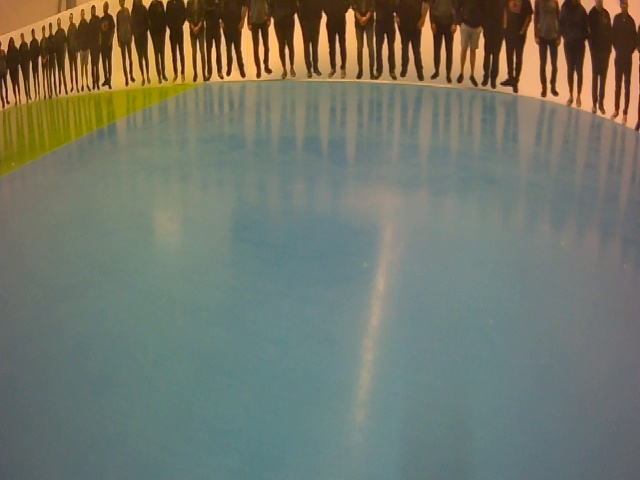
#> input picture camera_examples/camera_calibration_images/102.jpg, 640 x 480 px; its folder holds 4 pictures in this run
$ python camera_calibrator.py
#> lines starting #> are read from the running program, lines starting #| are printed output that depends on the picture; after the words box and inside, x2 and y2 are one past the last pixel; in counts of white or black regions, pixels touching at a corner belong together
# Import required modules
import cv2
import numpy as np
import os
import glob


# Define the dimensions of checkerboard
CHECKERBOARD = (6, 4)


# stop the iteration when specified
# accuracy, epsilon, is reached or
# specified number of iterations are completed.
criteria = (cv2.TERM_CRITERIA_EPS + cv2.TERM_CRITERIA_MAX_ITER, 30, 0.001)


# Vector for 3D points
threedpoints = []

# Vector for 2D points
twodpoints = []


# 3D points real world coordinates
objectp3d = np.zeros((1, CHECKERBOARD[0] * CHECKERBOARD[1], 3), np.float32)
objectp3d[0, :, :2] = np.mgrid[0 : CHECKERBOARD[0], 0 : CHECKERBOARD[1]].T.reshape(-1, 2)
prev_img_shape = None


# Extracting path of individual image stored
# in a given directory. Since no path is
# specified, it will take current directory
# jpg files alone
image_path = os.path.join(os.path.dirname(__file__), "camera_calibration_images")
images = glob.glob1(image_path, "*.jpg")

for filename in images:
    image = cv2.imread(os.path.join(image_path, filename))
#> image is the input picture: shape (480, 640, 3); mean B, G, R 105.2, 118.8, 114.9
    grayColor = cv2.cvtColor(image, cv2.COLOR_BGR2GRAY)
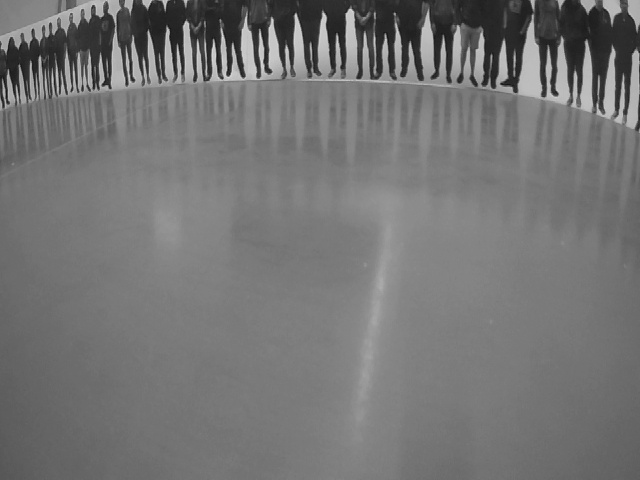
#> grayColor: shape (480, 640); min 16, max 223, mean 116.1

    # Find the chess board corners
    # If desired number of corners are
    # found in the image then ret = true
    ret, corners = cv2.findChessboardCorners(
        grayColor, CHECKERBOARD, cv2.CALIB_CB_ADAPTIVE_THRESH + cv2.CALIB_CB_FAST_CHECK + cv2.CALIB_CB_NORMALIZE_IMAGE
    )
#> ret = False; corners = None

    # If desired number of corners can be detected then,
    # refine the pixel coordinates and display
    # them on the images of checker board
    if ret == True:
        threedpoints.append(objectp3d)

        # Refining pixel coordinates
        # for given 2d points.
        corners2 = cv2.cornerSubPix(grayColor, corners, (11, 11), (-1, -1), criteria)

        twodpoints.append(corners2)

        # Draw and display the corners
        image = cv2.drawChessboardCorners(image, CHECKERBOARD, corners2, ret)

    cv2.imshow("img", image)
    cv2.waitKey(3000)
#> pass 2 of the loop `for filename in images:`:
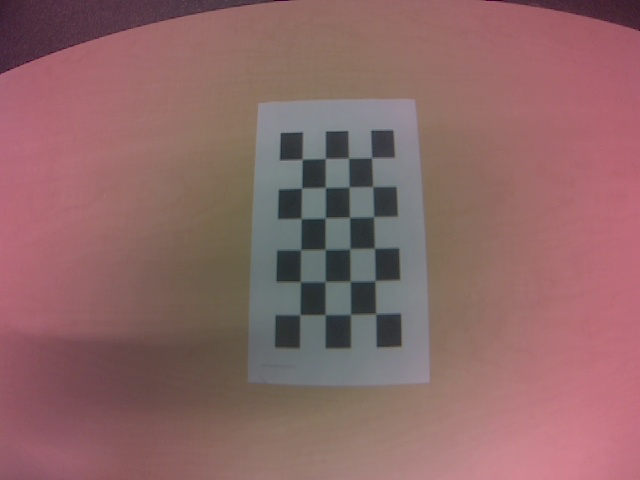
#> input picture camera_examples/camera_calibration_images/11.jpg, 640 x 480 px
#> image is the input picture: shape (480, 640, 3); mean B, G, R 103.3, 103.2, 140.8
#> `grayColor = cv2.cvtColor(image, cv2.COLOR_BGR2GRAY)`:
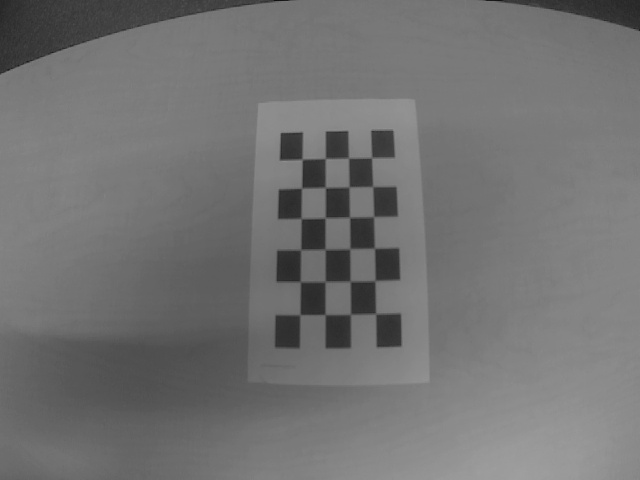
#> grayColor: shape (480, 640); min 16, max 159, mean 114.4
#> ret = True; corners = 24 rows, first 8: [372.1, 158.3], [373.4, 184.8], [372.6, 215.5], [375.2, 246.8], [374.5, 280.2], [376.4, 312.4], [347.8, 158.4], [349, 187]
#> corners2 = 24 rows, first 8: [371.5, 157.7], [372.7, 186.4], [373.6, 216.7], [374.5, 248.1], [375.1, 280.7], [375.6, 313.6], [348.6, 158.1], [349, 186.9]
#> `image = cv2.drawChessboardCorners(image, CHECKERBOARD, corners2, ret)`:
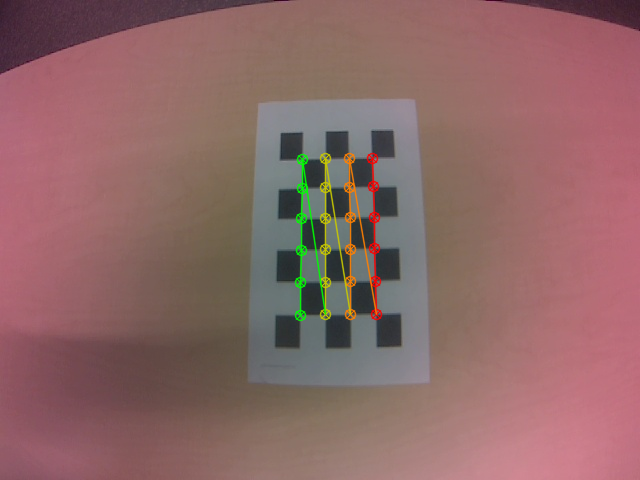
#> image: shape (480, 640, 3); 1.65% of pixels changed, all inside (x1, y1, x2, y2) = (294, 152, 383, 322)
#> pass 3 of the loop `for filename in images:`:
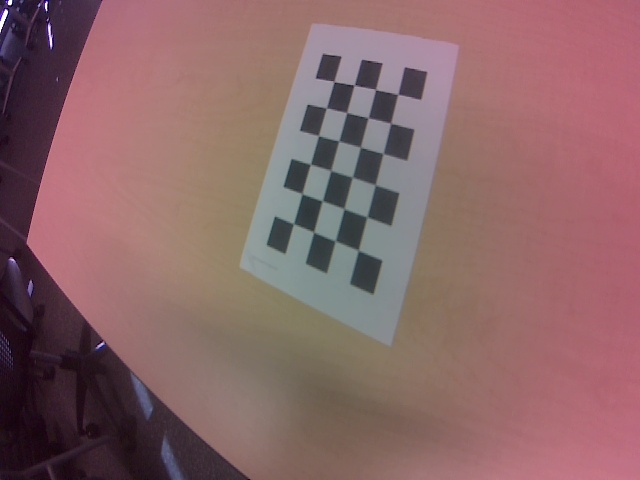
#> input picture camera_examples/camera_calibration_images/12.jpg, 640 x 480 px
#> image is the input picture: shape (480, 640, 3); mean B, G, R 103.7, 102.2, 137.6
#> `grayColor = cv2.cvtColor(image, cv2.COLOR_BGR2GRAY)`:
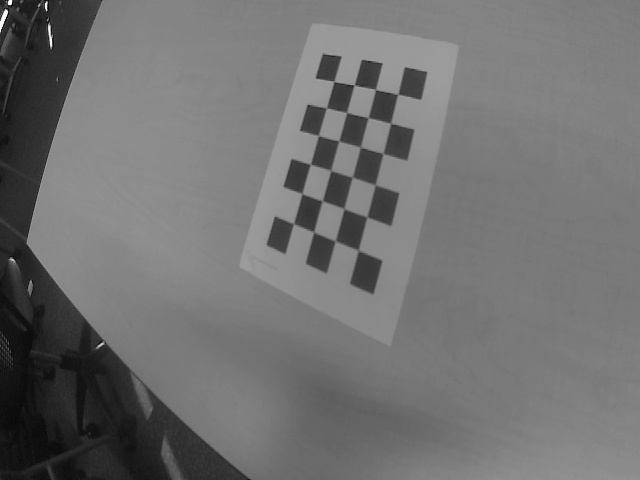
#> grayColor: shape (480, 640); min 5, max 255, mean 112.9
#> corners = 24 rows, first 8: [293.4, 223.6], [302.3, 193.9], [310.5, 164.3], [318.5, 135.7], [326.3, 108.2], [334.1, 81.63], [313.6, 232.2], [322.3, 200.7]
#> corners2 = 24 rows, first 8: [293.5, 223.7], [302, 193.6], [310.4, 164.2], [318.5, 135.6], [326.4, 107.7], [334, 81.47], [313.6, 232], [322.2, 200.8]
#> `image = cv2.drawChessboardCorners(image, CHECKERBOARD, corners2, ret)`:
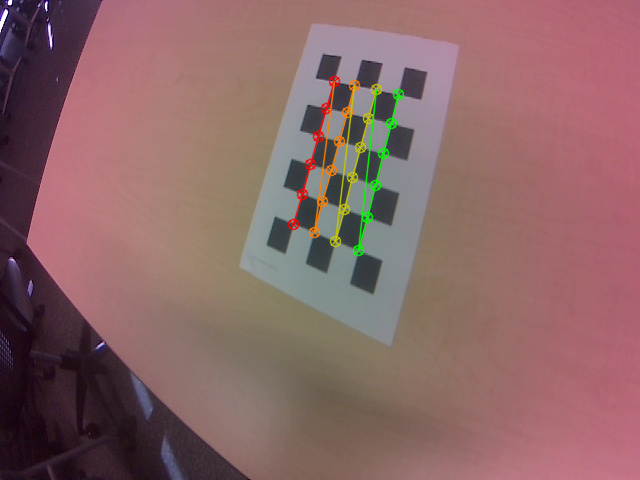
#> image: shape (480, 640, 3); 1.64% of pixels changed, all inside (x1, y1, x2, y2) = (287, 75, 405, 257)
#> the loop made 4 passes; the first 3 are shown

cv2.destroyAllWindows()

h, w = image.shape[:2]
#> h = 480; w = 640


# Perform camera calibration by
# passing the value of above found out 3D points (threedpoints)
# and its corresponding pixel coordinates of the
# detected corners (twodpoints)
ret, matrix, distortion, r_vecs, t_vecs = cv2.calibrateCamera(
    threedpoints, twodpoints, grayColor.shape[::-1], None, None
)


# Displaying required output
print(" Camera matrix:")
print(matrix)

print("\n Distortion coefficient:")
print(distortion)

print("\n Rotation Vectors:")
print(r_vecs)

print("\n Translation Vectors:")
print(t_vecs)
